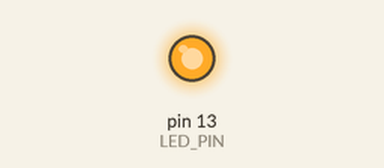
This sketch was run on a simulated Arduino Nano, built with avr-gcc and run on an emulated ATmega328P. On the bench: output pins drawn as LEDs (lit = HIGH).

Above: at 0.3 s.
At 12.9 s:
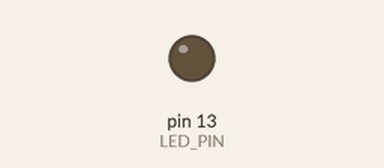
Timing chart, 0 to 18.2 s (numbered marks = the images above):
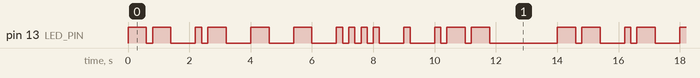

The sketch:

blink_Matthew.ino
```cpp
// Arduino Nano built-in LED pin
int LED_PIN = 13;

void setup() {
  pinMode(LED_PIN, OUTPUT);
}

// Function for short blink (dot)
void blinkDot() {
  digitalWrite(LED_PIN, HIGH);
  delay(200);
  digitalWrite(LED_PIN, LOW);
  delay(200);
}

// Function for long blink (dash)
void blinkDash() {
  digitalWrite(LED_PIN, HIGH);
  delay(600);
  digitalWrite(LED_PIN, LOW);
  delay(200);
}

void loop() {
  // Morse code for MATTHEW: -- .- - - .... . .--

  // M: --
  blinkDash(); blinkDash();
  delay(600);

  // A: .-
  blinkDot(); blinkDash();
  delay(600);

  // T: -
  blinkDash();
  delay(600);

  // T: -
  blinkDash();
  delay(600);

  // H: ....
  blinkDot(); blinkDot(); blinkDot(); blinkDot();
  delay(600);

  // E: .
  blinkDot();
  delay(600);

  // W: .--
  blinkDot(); blinkDash(); blinkDash();
  delay(2000); // Pause before repeating the name
}
```

Measured:
- by itself, pin 13 (LED_PIN): moves between LOW and HIGH, repeating every 14.0 s
- by itself, everything shown: repeats every 14.0 s, in 28 steps
